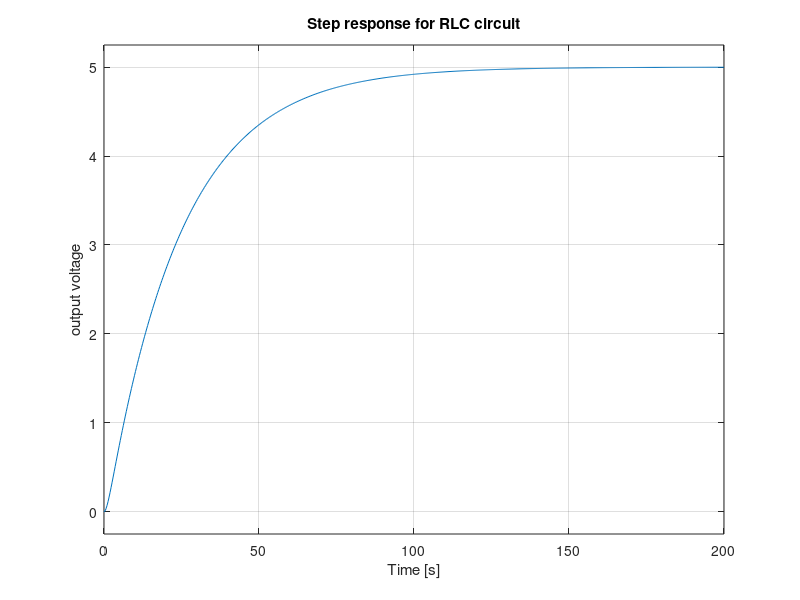

MATLAB code for this plot: (Note: this script raises an error after producing the figure.)

clc;
clear all;
close all;
V=input('Enter the value for input voltage V=');
R=input('Enter the value for resistance R= ');
C=input('Enter the value for capacitance C=');
L=input('Enter the value for inductance L=');
s=tf('s');
sys=V/(((s^2)*L*C)+(s*R*C)+1)
subplot(2,1,1);
impulse(sys);
title('Impulse response for RLC circuit');
ylabel('output voltage');
subplot(2,1,2);
step(sys);
title('Step response for RLC circuit');
ylabel('output voltage');
ltiview(sys);